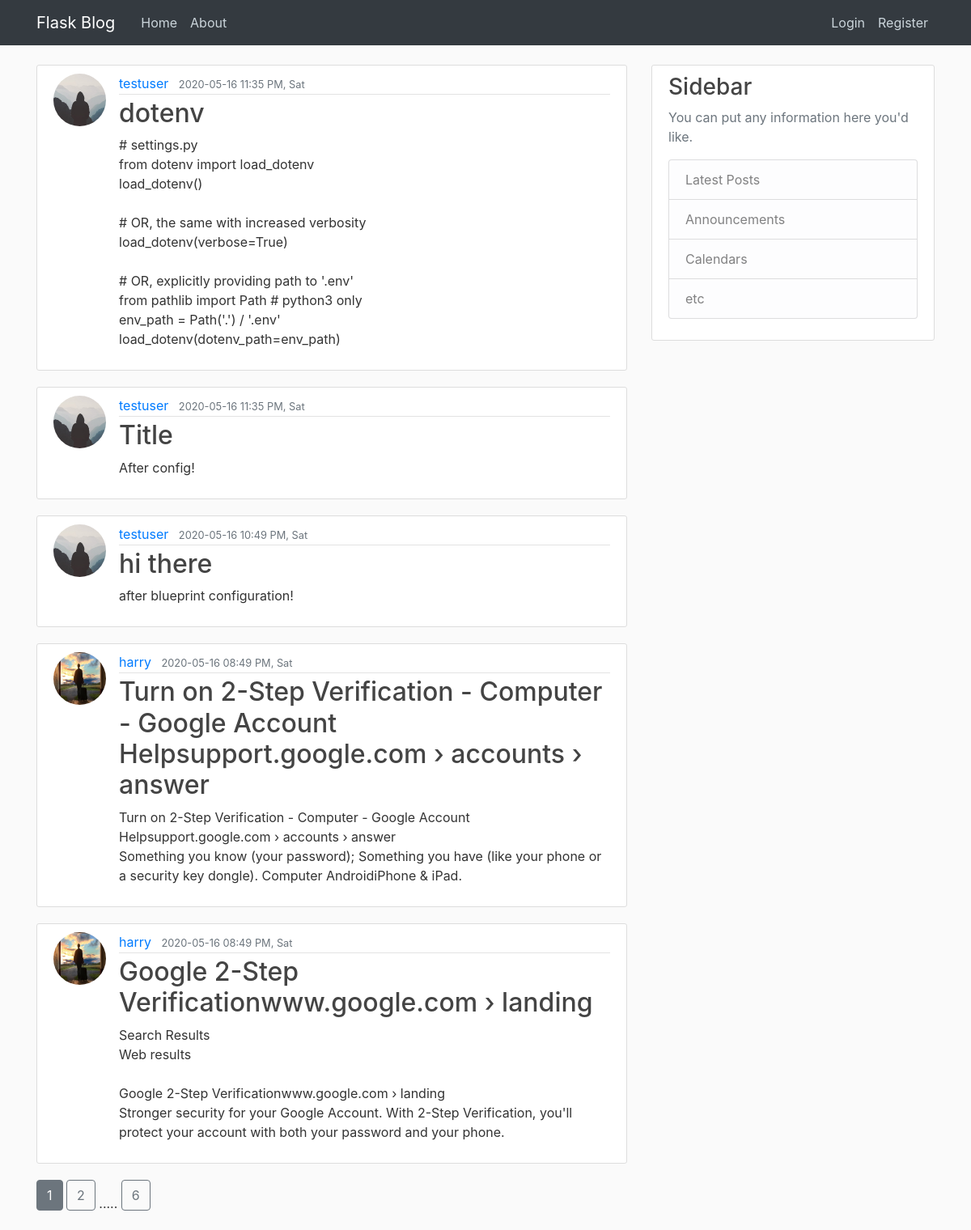
The page /home on the database its author committed.
### flaskblog/models.py (models this page shows, shortened)
class Post(db.Model):
    id = db.Column(db.Integer, primary_key=True)
    title = db.Column(db.String(100), nullable=False)
    date_posted = db.Column(db.DateTime, nullable=False, default=datetime.now)
    content = db.Column(db.Text, nullable=False)
    user_id = db.Column(db.Integer, db.ForeignKey('user.id'), nullable=False)

class User(db.Model, UserMixin):
    id = db.Column(db.Integer, primary_key=True)
    username = db.Column(db.String(20), unique=True, nullable=False)
    email = db.Column(db.String(120), unique=True, nullable=False)
    image_file = db.Column(db.String(20), nullable=False, default='default.jpg')
    password = db.Column(db.String(20), nullable=False)
    posts = db.relationship('Post', backref='author', lazy=True)

### flaskblog/main/routes.py (the view)
@main.route('/')
@main.route('/home')
def home():
    page = request.args.get('page', default=1, type=int)
    posts = Post.query.order_by(Post.date_posted.desc()).paginate(page=page, per_page=5)
    return render_template('home.html', posts=posts)

### flaskblog/templates/home.html
{% extends "layout.html" %}
{% block content %}
    {% for post in posts.items %}
<article class="media content-section">
    <img src="{{ url_for('static', filename='profile_pics/' + post.author.image_file) }}" class="rounded-circle article-img" alt="">
  <div class="media-body">
    <div class="article-metadata">
      <a class="mr-2" href="{{ url_for('users.user_posts', username=post.author.username) }}">{{ post.author.username }}</a>
      <small class="text-muted">{{ post.date_posted.strftime('%Y-%m-%d %I:%M %p, %a') }}</small>
    </div>
    <h2><a class="article-title" href="{{ url_for('posts.post', post_id=post.id) }}">{{ post.title }}</a></h2>
    <p class="article-content">{{ post.content }}</p>
  </div>
</article>
    {% endfor %}
    {% for page_num in posts.iter_pages(left_edge=1, right_edge=1, left_current=1, right_current=2) %}
        {% if page_num %}
            {% if posts.page == page_num %}
                <a class="btn btn-secondary mb-4" href="{{ url_for('main.home', page=page_num) }}">{{ page_num }}</a>
            {% else %}
                <a class="btn btn-outline-secondary mb-4" href="{{ url_for('main.home', page=page_num) }}">{{ page_num }}</a>
            {% endif %}
        {% else %}
        .....
        {% endif %}
    {% endfor %}
{% endblock content %}

### flaskblog/templates/layout.html (shortened to what this page needs)
<!DOCTYPE html>
<html>
    <head>
    <link rel="stylesheet" href="https://stackpath.bootstrapcdn.com/bootstrap/4.5.0/css/bootstrap.min.css">
    <link rel="stylesheet" type="text/css" title="text/css" href="{{ url_for('static', filename='main.css') }}">
    </head>
    <body>
<header class="site-header">
  <nav class="navbar navbar-expand-md navbar-dark bg-dark fixed-top">
    <div class="container">
      <a class="navbar-brand mr-4" href="/">Flask Blog</a>
      <div class="collapse navbar-collapse" id="navbarToggle">
        <div class="navbar-nav mr-auto">
            <a class="nav-item nav-link" href="{{ url_for('main.home') }}">Home</a>
          <a class="nav-item nav-link" href="{{ url_for('main.about') }}">About</a>
        </div>
        <div class="navbar-nav">
            {% if current_user.is_authenticated %}
              <a class="nav-item nav-link" href="{{ url_for('posts.new_post') }}">New Post</a>
              <a class="nav-item nav-link" href="{{ url_for('users.account') }}">Account</a>
              <a class="nav-item nav-link" href="{{ url_for('users.logout') }}">Logout</a>
            {% else %}
              <a class="nav-item nav-link" href="{{ url_for('users.login') }}">Login</a>
              <a class="nav-item nav-link" href="{{ url_for('users.register') }}">Register</a>
            {% endif %}
        </div>
      </div>
    </div>
  </nav>
</header>
<main role="main" class="container">
  <div class="row">
    <div class="col-md-8">
      {% block content %}{% endblock %}
    </div>
    <div class="col-md-4">
      <div class="content-section">
        <h3>Sidebar</h3>
        <p class='text-muted'>You can put any information here you'd like.
          <ul class="list-group">
            <li class="list-group-item list-group-item-light">Latest Posts</li>
            <li class="list-group-item list-group-item-light">Announcements</li>
            <li class="list-group-item list-group-item-light">Calendars</li>
            <li class="list-group-item list-group-item-light">etc</li>
          </ul>
        </p>
      </div>
    </div>
  </div>
</main>
    </body>
</html>

### flaskblog/static/main.css (style rules this page uses)
body { background: #fafafa; color: #333333; margin-top: 5rem; }
h1, h2, h3, h4, h5, h6 { color: #444444; }
.site-header .navbar-nav .nav-link { color: #cbd5db; }
.content-section { background: #ffffff; padding: 10px 20px; border: 1px solid #dddddd; border-radius: 3px; margin-bottom: 20px; }
.article-title { color: #444444; }
.article-content { white-space: pre-line; }
.article-img { height: 65px; width: 65px; margin-right: 16px; }
.article-metadata { padding-bottom: 1px; margin-bottom: 4px; border-bottom: 1px solid #e3e3e3 }

### rows shown on the page
Post: image_file (placeholder picture), author.username "testuser", date_posted "2020-05-16 11:35 PM, Sat", title "dotenv", content "# settings.py from dotenv import load_dotenv load_dotenv() # OR, the same with increased verbosity load_dotenv(verbose=True) # OR, explicitly providing path to '.env' from pathlib import Path # python3 only env_path = Path('.') / '.env' load_dotenv(dotenv_path=env_path)"
Post: image_file (placeholder picture), author.username "testuser", date_posted "2020-05-16 11:35 PM, Sat", title "Title", content "After config!"
Post: image_file (placeholder picture), author.username "testuser", date_posted "2020-05-16 10:49 PM, Sat", title "hi there", content "after blueprint configuration!"
Post: image_file (picture), author.username "harry", date_posted "2020-05-16 08:49 PM, Sat", title "Turn on 2-Step Verification - Computer - Google Account Helpsupport.google.com › accounts › answer", content "Turn on 2-Step Verification - Computer - Google Account Helpsupport.google.com › accounts › answer Something you know (your password); Something you have (like your phone or a security key dongle). Computer AndroidiPhone & iPad."
Post: image_file (picture), author.username "harry", date_posted "2020-05-16 08:49 PM, Sat", title "Google 2-Step Verificationwww.google.com › landing", content "Search Results Web results Google 2-Step Verificationwww.google.com › landing Stronger security for your Google Account. With 2-Step Verification, you'll protect your account with both your password and your phone."

### other values the page prints
{{ page_num }} "1"
{{ page_num }} "2" "6"
